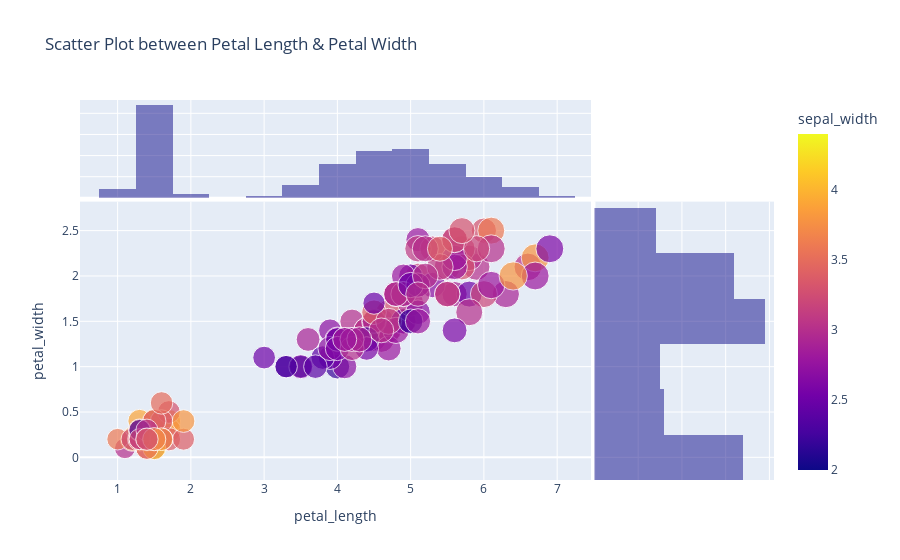

The notebook cell saved with this chart:
### Code cell
fig1 = px.scatter(iris_data, x='petal_length', y='petal_width', color='sepal_width', size='sepal_length', title='Scatter Plot between Petal Length & Petal Width', marginal_x='histogram', marginal_y='histogram')
fig1.show()

### Figure 1 — Plotly figure (JSON) as saved in the notebook; plotly's stock layout.template omitted (floating-point values rounded to 4 significant figures; data arrays with more than 128 entries replaced by an {"elided": "..."} marker saying what was removed)
{"data": [{"hovertemplate": "petal_length=%{x}<br>petal_width=%{y}<br>sepal_length=%{marker.size}<br>sepal_width=%{marker.color}<extra></extra>", "legendgroup": "", "marker": {"color": {"elided": "150 float values"}, "coloraxis": "coloraxis", "size": {"elided": "150 float values"}, "sizemode": "area", "sizeref": 0.01975, "symbol": "circle"}, "mode": "markers", "name": "", "orientation": "v", "showlegend": false, "type": "scatter", "x": {"elided": "150 float values"}, "xaxis": "x", "y": {"elided": "150 float values"}, "yaxis": "y"}, {"alignmentgroup": "True", "bingroup": "x", "hovertemplate": "petal_length=%{x}<br>count=%{y}<extra></extra>", "legendgroup": "", "marker": {"color": "#0d0887"}, "name": "", "offsetgroup": "", "opacity": 0.5, "showlegend": false, "type": "histogram", "x": {"elided": "150 float values"}, "xaxis": "x3", "yaxis": "y3"}, {"alignmentgroup": "True", "bingroup": "y", "hovertemplate": "petal_width=%{y}<br>count=%{x}<extra></extra>", "legendgroup": "", "marker": {"color": "#0d0887"}, "name": "", "offsetgroup": "", "opacity": 0.5, "showlegend": false, "type": "histogram", "xaxis": "x2", "y": {"elided": "150 float values"}, "yaxis": "y2"}], "layout": {"barmode": "overlay", "coloraxis": {"colorbar": {"title": {"text": "sepal_width"}}, "colorscale": [[0, "#0d0887"], [0.1111, "#46039f"], [0.2222, "#7201a8"], [0.3333, "#9c179e"], [0.4444, "#bd3786"], [0.5556, "#d8576b"], [0.6667, "#ed7953"], [0.7778, "#fb9f3a"], [0.8889, "#fdca26"], [1, "#f0f921"]]}, "legend": {"itemsizing": "constant", "tracegroupgap": 0}, "title": {"text": "Scatter Plot between Petal Length & Petal Width"}, "xaxis": {"anchor": "y", "domain": [0, 0.7363], "title": {"text": "petal_length"}}, "xaxis2": {"anchor": "y2", "domain": [0.7413, 1], "matches": "x2", "showgrid": true, "showline": false, "showticklabels": false, "ticks": ""}, "xaxis3": {"anchor": "y3", "domain": [0, 0.7363], "matches": "x", "showgrid": true, "showticklabels": false}, "xaxis4": {"anchor": "y4", "domain": [0.7413, 1], "matches": "x2", "showgrid": true, "showline": false, "showticklabels": false, "ticks": ""}, "yaxis": {"anchor": "x", "domain": [0, 0.7326], "title": {"text": "petal_width"}}, "yaxis2": {"anchor": "x2", "domain": [0, 0.7326], "matches": "y", "showgrid": true, "showticklabels": false}, "yaxis3": {"anchor": "x3", "domain": [0.7426, 1], "matches": "y3", "showgrid": true, "showline": false, "showticklabels": false, "ticks": ""}, "yaxis4": {"anchor": "x4", "domain": [0.7426, 1], "matches": "y3", "showgrid": true, "showline": false, "showticklabels": false, "ticks": ""}}}
